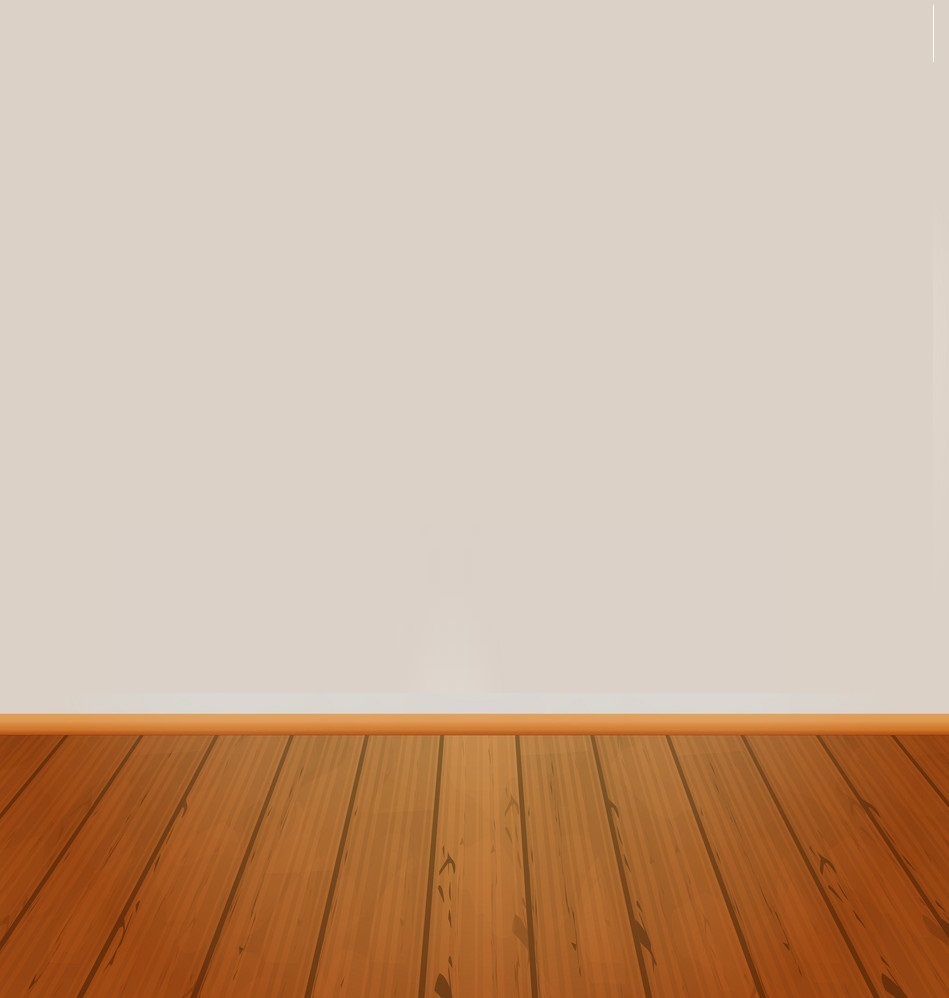
#> input picture new/wall4_2.jpg, 949 x 998 px, found by its file name
$ python -i Wall_Paint_Functions.py   (imports and definitions only)
#> lines starting #> are read from the running program, lines starting #| are printed output that depends on the picture; after the words box and inside, x2 and y2 are one past the last pixel; in counts of white or black regions, pixels touching at a corner belong together
# # Wall Paint Functions

import matplotlib.pyplot as plt
import matplotlib.image as mpimg
import cv2
import numpy as np

def Simple_Wall(image_src = 'wallimages/wall4_2.jpg' , color = (5, 94, 76,0.2) ):
    # Read in the image
#> called with image_src = 'wallimages/wall4_2.jpg', color = (5, 94, 76, 0.2)
    image = mpimg.imread(image_src)
#> image is the input picture: shape (998, 949, 3); mean R, G, B 203.4, 176.1, 153.6

    # change image color to gray scale
    gray_image = cv2.cvtColor(image, cv2.COLOR_RGB2GRAY)
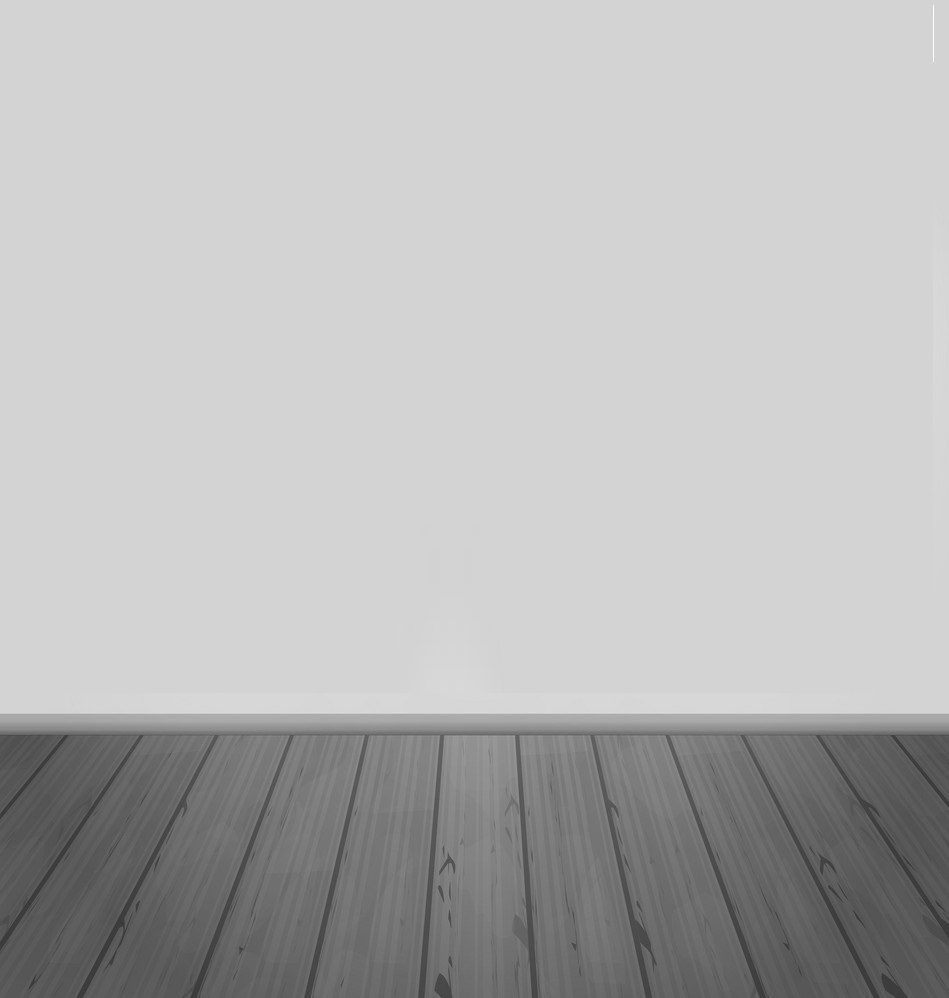
#> gray_image: shape (998, 949); min 50, max 253, mean 181.8
    (thresh, blackAndWhiteImage) = cv2.threshold(gray_image, 200, 255, cv2.THRESH_BINARY)
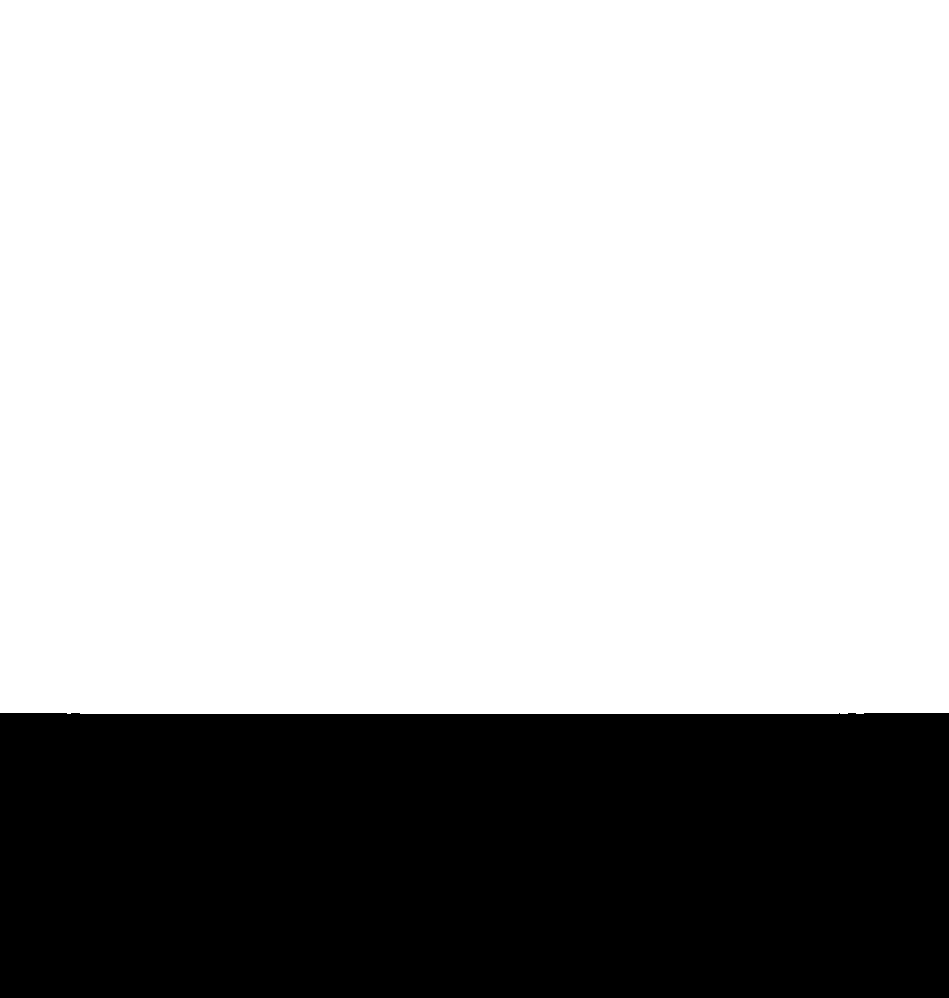
#> blackAndWhiteImage: shape (998, 949); 71.5% white; 1 black region

    # edges = cv.Canny(gray_image,100,200)
    cnts, hierarchy = cv2.findContours(blackAndWhiteImage ,cv2.RETR_LIST, cv2.CHAIN_APPROX_NONE)
#> cnts = 1 contour; box (x1, y1, x2, y2) and area: (0, 0, 949, 714) 675755

    # Find the index of the largest contour
    areas = [cv2.contourArea(c) for c in cnts]
#> areas = [675755]
    max_index = np.argmax(areas)
#> max_index = 0

    #Fill in the Wall with the Specific Color
#> (the run stopped early here; a loop or call above may not have finished)
